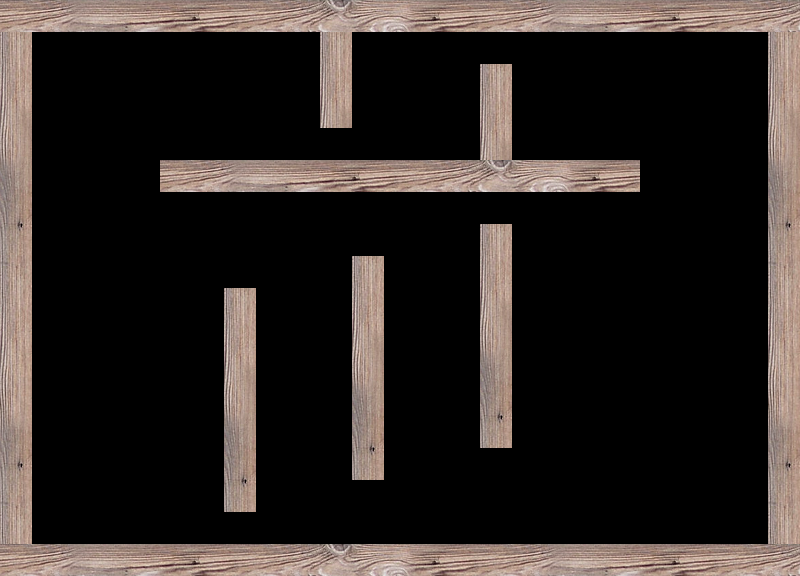

The image is a tile-based game level rendered from a .tmx file. Its description and source (layers, tilesets, objects; grid data summarised) follow:
An orthogonal 25x18 tile map with 32x32 px tiles, 1 tile layer (walls), 2 tilesets and 2 objects.

<map version="1.0" orientation="orthogonal" width="25" height="18" tilewidth="32" tileheight="32">
 <tileset firstgid="1" name="hole" tilewidth="32" tileheight="32">
  <image source="hole.png" width="32" height="32" />
 </tileset>
 <tileset firstgid="2" name="tiles" tilewidth="32" tileheight="32">
  <image source="tiles.png" width="512" height="512" />
 </tileset>
 <layer name="walls" width="25" height="18">
  <data>[450 cells, 124 non-empty, 30 distinct tile ids]</data>
 </layer>
 <objectgroup name="holes" width="25" height="18">
  <object gid="1" x="716" y="73" />
  <object gid="1" x="708" y="503" />
 </objectgroup>
</map>
